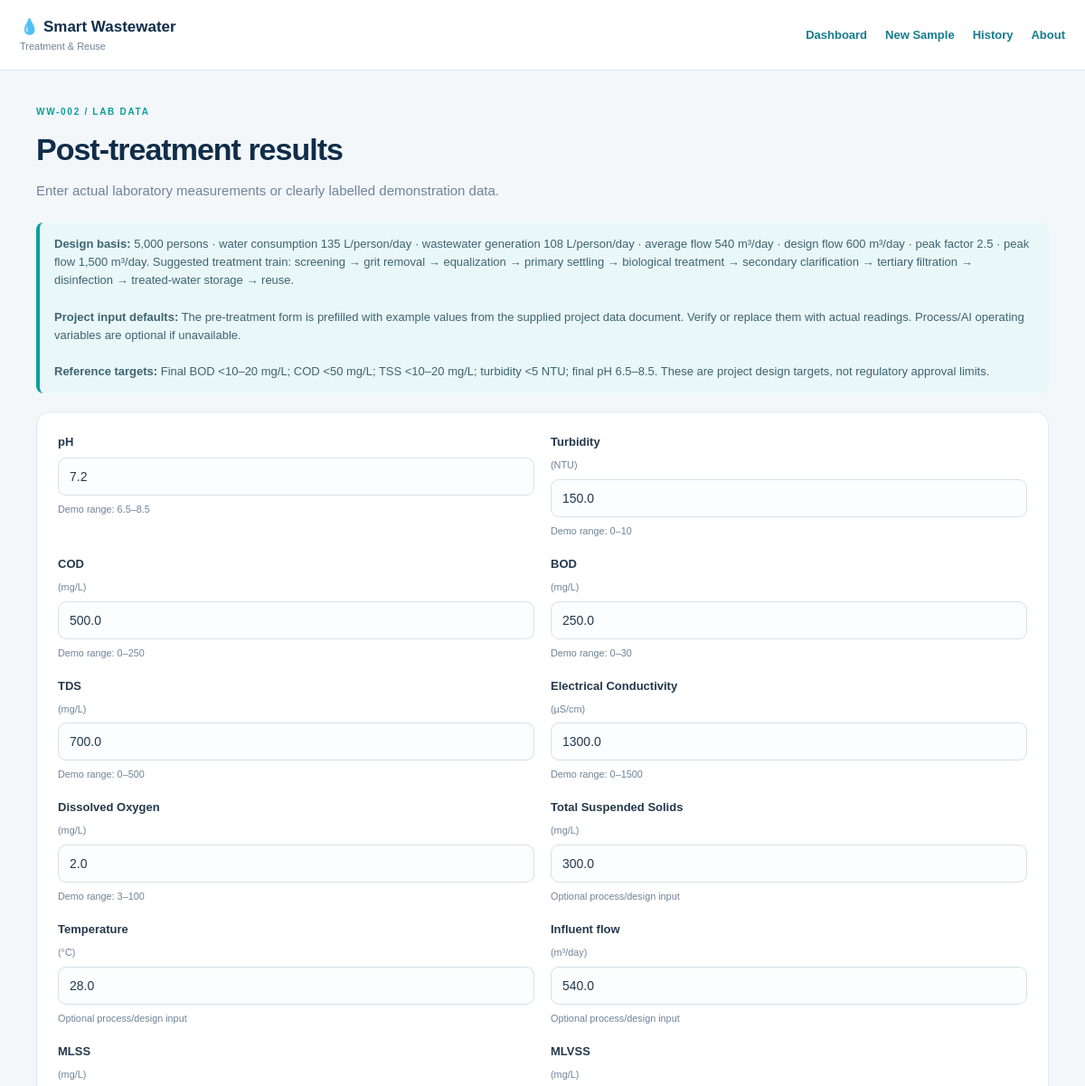
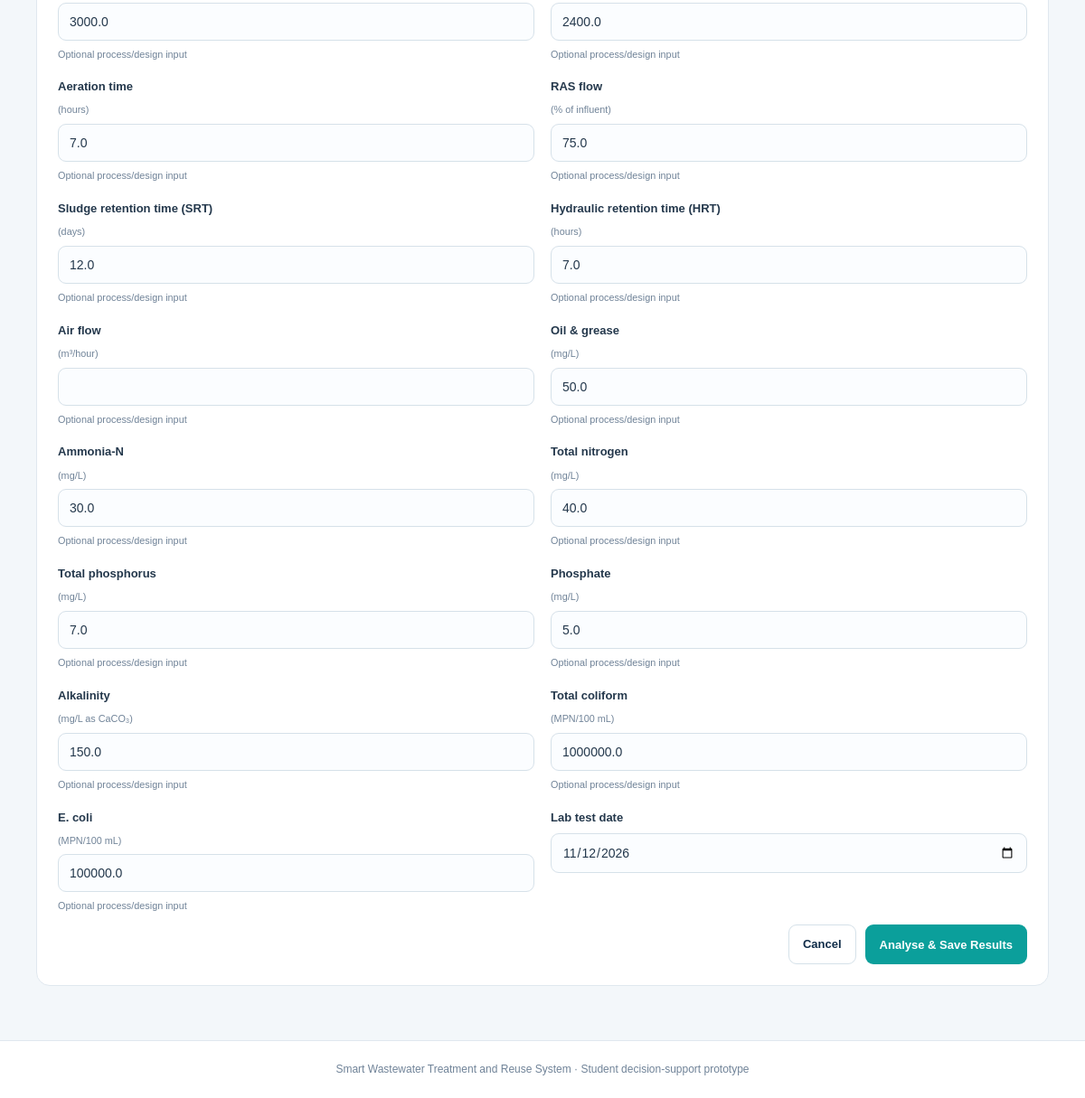
The app's page /samples/1/lab/after with its own data (2 pictures, top to bottom).
### tables this page shows
CREATE TABLE samples(id INTEGER PRIMARY KEY AUTOINCREMENT, sample_code TEXT UNIQUE NOT NULL, source TEXT NOT NULL, collection_date TEXT NOT NULL, notes TEXT DEFAULT '', created_at TEXT NOT NULL);

CREATE TABLE lab_results(id INTEGER PRIMARY KEY AUTOINCREMENT, sample_id INTEGER NOT NULL REFERENCES samples(id) ON DELETE CASCADE, stage TEXT NOT NULL CHECK(stage IN ('before','after')), ph REAL NOT NULL, turbidity REAL NOT NULL, cod REAL NOT NULL, bod REAL NOT NULL, tds REAL NOT NULL, ec REAL NOT NULL, do_value REAL NOT NULL, test_date TEXT NOT NULL,
      tss REAL, temperature REAL, influent_flow REAL, mlss REAL, mlvss REAL,
      aeration_time REAL, ras_percent REAL, srt REAL, hrt REAL, air_flow REAL, oil_grease REAL, ammonia_n REAL, total_nitrogen REAL, total_phosphorus REAL, phosphate REAL, alkalinity REAL, total_coliform REAL, ecoli REAL,
      UNIQUE(sample_id,stage));

### app.py (the view, shortened to what this page needs)
@app.route('/samples/<int:sample_id>/lab/<stage>', methods=['GET','POST'])
def lab_entry(sample_id, stage):
    if stage not in ('before','after'): return redirect(url_for('dashboard'))
    db=connect_db(); sample=db.execute('SELECT * FROM samples WHERE id=?',(sample_id,)).fetchone()
    if not sample: flash('Sample not found.','error'); return redirect(url_for('history'))
    existing=db.execute('SELECT * FROM lab_results WHERE sample_id=? AND stage=?',(sample_id,stage)).fetchone()
    if stage=='after' and not db.execute("SELECT id FROM lab_results WHERE sample_id=? AND stage='before'",(sample_id,)).fetchone():
        flash('Enter pre-treatment results before post-treatment results.','error'); return redirect(url_for('lab_entry',sample_id=sample_id,stage='before'))
    defaults=values_from_row(existing) if existing else (DESIGN_DEFAULTS.copy() if stage=='before' else {})
    if stage=='after' and not defaults:
        before=db.execute("SELECT * FROM lab_results WHERE sample_id=? AND stage='before'",(sample_id,)).fetchone(); defaults=values_from_row(before) or {}
    return render_template('lab_form.html',sample=sample,stage=stage,params=PARAMS,defaults=defaults,today=date.today().isoformat(),optional_params=OPTIONAL_PARAMS)

### app.py (called while the page is built)
def connect_db():
    if 'db' not in g:
        g.db = sqlite3.connect(DB_PATH)
        g.db.row_factory = sqlite3.Row
        g.db.execute('PRAGMA foreign_keys=ON')
    return g.db

def values_from_row(row):
    return {k: row[k] for k in PARAMS if k in row.keys()} if row else None

### templates/lab_form.html
{% extends 'base.html' %}{% block title %}Lab Results{% endblock %}{% block content %}
<div class="heading"><span class="eyebrow">{{ sample.sample_code }} / LAB DATA</span><h1>{{ 'Pre-treatment' if stage=='before' else 'Post-treatment' }} results</h1><p>Enter actual laboratory measurements or clearly labelled demonstration data.</p></div>
<div class="notice"><b>Design basis:</b> 5,000 persons · water consumption 135 L/person/day · wastewater generation 108 L/person/day · average flow 540 m³/day · design flow 600 m³/day · peak factor 2.5 · peak flow 1,500 m³/day. Suggested treatment train: screening → grit removal → equalization → primary settling → biological treatment → secondary clarification → tertiary filtration → disinfection → treated-water storage → reuse.<br><br><b>Project input defaults:</b> The pre-treatment form is prefilled with example values from the supplied project data document. Verify or replace them with actual readings. Process/AI operating variables are optional if unavailable.<br><br><b>Reference targets:</b> Final BOD &lt;10–20 mg/L; COD &lt;50 mg/L; TSS &lt;10–20 mg/L; turbidity &lt;5 NTU; final pH 6.5–8.5. These are project design targets, not regulatory approval limits.</div>
<form method="post" class="panel"><div class="grid">
{% for key,spec in params.items() %}<label>{{ spec[0] }} {% if spec[1] %}<small>({{ spec[1] }})</small>{% endif %}
<input type="number" step="any" min="0" {% if key=='ph' %}max="14"{% endif %} name="{{ key }}" {% if key not in optional_params %}required{% endif %} value="{{ defaults.get(key,'') }}">
<small>{% if key in optional_params %}Optional process/design input{% else %}Demo range: {{ spec[2] }}–{{ spec[3] }}{% endif %}</small></label>{% endfor %}
<label>Lab test date<input type="date" name="test_date" value="{{ today }}" required></label></div><div class="actions"><a class="btn secondary" href="{{ url_for('sample_detail',sample_id=sample.id) }}">Cancel</a><button class="btn primary">Analyse & Save Results</button></div></form>{% endblock %}

### templates/base.html (shortened to what this page needs)
<!doctype html><html lang="en"><head><link rel="stylesheet" href="{{ url_for('static',filename='css/style.css') }}"></head><body><header class="top"><a class="brand" href="{{ url_for('dashboard') }}">💧 Smart Wastewater <small>Treatment & Reuse</small></a><nav><a href="{{ url_for('dashboard') }}">Dashboard</a><a href="{{ url_for('new_sample') }}">New Sample</a><a href="{{ url_for('history') }}">History</a><a href="{{ url_for('about') }}">About</a></nav></header><main class="container">{% block content %}{% endblock %}</main><footer>Smart Wastewater Treatment and Reuse System · Student decision-support prototype</footer></body></html>

### static/css/style.css (style rules this page uses)
:root { --navy:#102d49;--teal:#0b9f9b;--bg:#f3f7fa;--text:#24384c;--muted:#708398;--line:#e0e8ef }
* { box-sizing:border-box }
body { margin:0;background:var(--bg);color:var(--text);font:15px/1.55 Arial,sans-serif }
.top { display:flex;justify-content:space-between;align-items:center;gap:20px;padding:17px max(calc((100vw - 1160px)/2),22px);background:white;border-bottom:1px solid var(--line) }
.brand { font-size:17px;font-weight:800;color:var(--navy);text-decoration:none }
.brand small { display:block;font-size:11px;color:var(--muted);font-weight:500 }
nav { display:flex;gap:20px;flex-wrap:wrap }
nav a,a { color:#147c8d;text-decoration:none;font-weight:700;font-size:13px }
.container { max-width:1160px;margin:32px auto 60px;padding:0 20px }
.eyebrow { font-size:10px;font-weight:800;letter-spacing:1.7px;color:#0b9f9b;text-transform:uppercase }
.hero h1,.heading h1 { font-size:clamp(29px,4vw,42px);line-height:1.12;letter-spacing:-1px;margin:12px 0 }
.btn { display:inline-flex;align-items:center;justify-content:center;padding:11px 15px;border-radius:9px;border:1px solid transparent;font-weight:700;font-size:13px;cursor:pointer;font-family:inherit }
.primary { background:var(--teal);color:white }
.secondary { background:white;color:var(--navy);border-color:#d5e1e9 }
.heading { margin:10px 0 24px }
.heading h1 { font-size:34px;color:var(--navy) }
.heading p,.muted { color:var(--muted) }
.panel { background:white;border:1px solid var(--line);border-radius:15px;padding:23px;margin:20px 0 }
.grid { display:grid;grid-template-columns:repeat(2,minmax(0,1fr));gap:18px }
.grid label { display:flex;flex-direction:column;gap:7px;font-weight:700;font-size:13px }
.grid label small { font-weight:400;color:var(--muted) }
input,select,textarea { width:100%;border:1px solid #d6e1e9;border-radius:9px;padding:12px;background:#fbfdff;color:var(--text);font:14px Arial,sans-serif }
.actions { display:flex;justify-content:flex-end;gap:10px;margin-top:12px }
.notice { background:#eaf7f8;border-left:4px solid var(--teal);padding:14px 16px;border-radius:8px;color:#3d6472;font-size:13px;margin:18px 0 }
footer { text-align:center;background:white;border-top:1px solid var(--line);padding:22px;color:var(--muted);font-size:12px }

### records on screen
samples: sample_code "WW-002"
lab_results: ph "7.2" "150.0" "500.0" "250.0" "700.0" "1300.0" "2.0" "300.0" "28.0" "540.0" "3000.0" "2400.0" "7.0" "75.0" "12.0" "7.0" "50.0" "30.0" "40.0" "7.0" "5.0" "150.0" "1000000.0" "100000.0"

### other values on screen
{{ 'Pre-treatment' if stage=='before' else 'Post-treatment' }} "Post-treatment"
{{ spec[0] }} "pH" "Turbidity" "COD" "BOD" "TDS" "Electrical Conductivity" "Dissolved Oxygen" "Total Suspended Solids" "Temperature" "Influent flow" "MLSS" "MLVSS" "Aeration time" "RAS flow" "Sludge retention time (SRT)" "Hydraulic retention time (HRT)" "Air flow" "Oil & grease" "Ammonia-N" "Total nitrogen" "Total phosphorus" "Phosphate" "Alkalinity" "Total coliform" "E. coli"
{{ spec[2] }} "6.5" "0" "0" "0" "0" "0" "3"
{{ spec[3] }} "8.5" "10" "250" "30" "500" "1500" "100"
{{ spec[1] }} "NTU" "mg/L" "mg/L" "mg/L" "µS/cm" "mg/L" "mg/L" "°C" "m³/day" "mg/L" "mg/L" "hours" "% of influent" "days" "hours" "m³/hour" "mg/L" "mg/L" "mg/L" "mg/L" "mg/L" "mg/L as CaCO₃" "MPN/100 mL" "MPN/100 mL"
